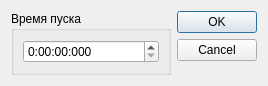
<?xml version="1.0" encoding="UTF-8"?>
<ui version="4.0">
 <class>ListenDialog</class>
 <widget class="QDialog" name="ListenDialog">
  <property name="geometry">
   <rect>
    <x>0</x>
    <y>0</y>
    <width>268</width>
    <height>70</height>
   </rect>
  </property>
  <property name="sizePolicy">
   <sizepolicy hsizetype="Fixed" vsizetype="Fixed">
    <horstretch>0</horstretch>
    <verstretch>0</verstretch>
   </sizepolicy>
  </property>
  <property name="windowTitle">
   <string>Старт...</string>
  </property>
  <layout class="QHBoxLayout" name="horizontalLayout">
   <item>
    <widget class="QGroupBox" name="groupBox">
     <property name="title">
      <string>Время пуска</string>
     </property>
     <layout class="QVBoxLayout" name="verticalLayout">
      <item>
       <widget class="QTimeEdit" name="timeEdit">
        <property name="sizePolicy">
         <sizepolicy hsizetype="Minimum" vsizetype="Minimum">
          <horstretch>0</horstretch>
          <verstretch>0</verstretch>
         </sizepolicy>
        </property>
        <property name="displayFormat">
         <string>h:mm:ss:zzz</string>
        </property>
       </widget>
      </item>
     </layout>
    </widget>
   </item>
   <item>
    <widget class="QDialogButtonBox" name="buttonBox">
     <property name="orientation">
      <enum>Qt::Vertical</enum>
     </property>
     <property name="standardButtons">
      <set>QDialogButtonBox::Cancel|QDialogButtonBox::Ok</set>
     </property>
    </widget>
   </item>
  </layout>
 </widget>
 <resources/>
 <connections>
  <connection>
   <sender>buttonBox</sender>
   <signal>accepted()</signal>
   <receiver>ListenDialog</receiver>
   <slot>accept()</slot>
   <hints>
    <hint type="sourcelabel">
     <x>248</x>
     <y>254</y>
    </hint>
    <hint type="destinationlabel">
     <x>157</x>
     <y>274</y>
    </hint>
   </hints>
  </connection>
  <connection>
   <sender>buttonBox</sender>
   <signal>rejected()</signal>
   <receiver>ListenDialog</receiver>
   <slot>reject()</slot>
   <hints>
    <hint type="sourcelabel">
     <x>316</x>
     <y>260</y>
    </hint>
    <hint type="destinationlabel">
     <x>286</x>
     <y>274</y>
    </hint>
   </hints>
  </connection>
 </connections>
</ui>
